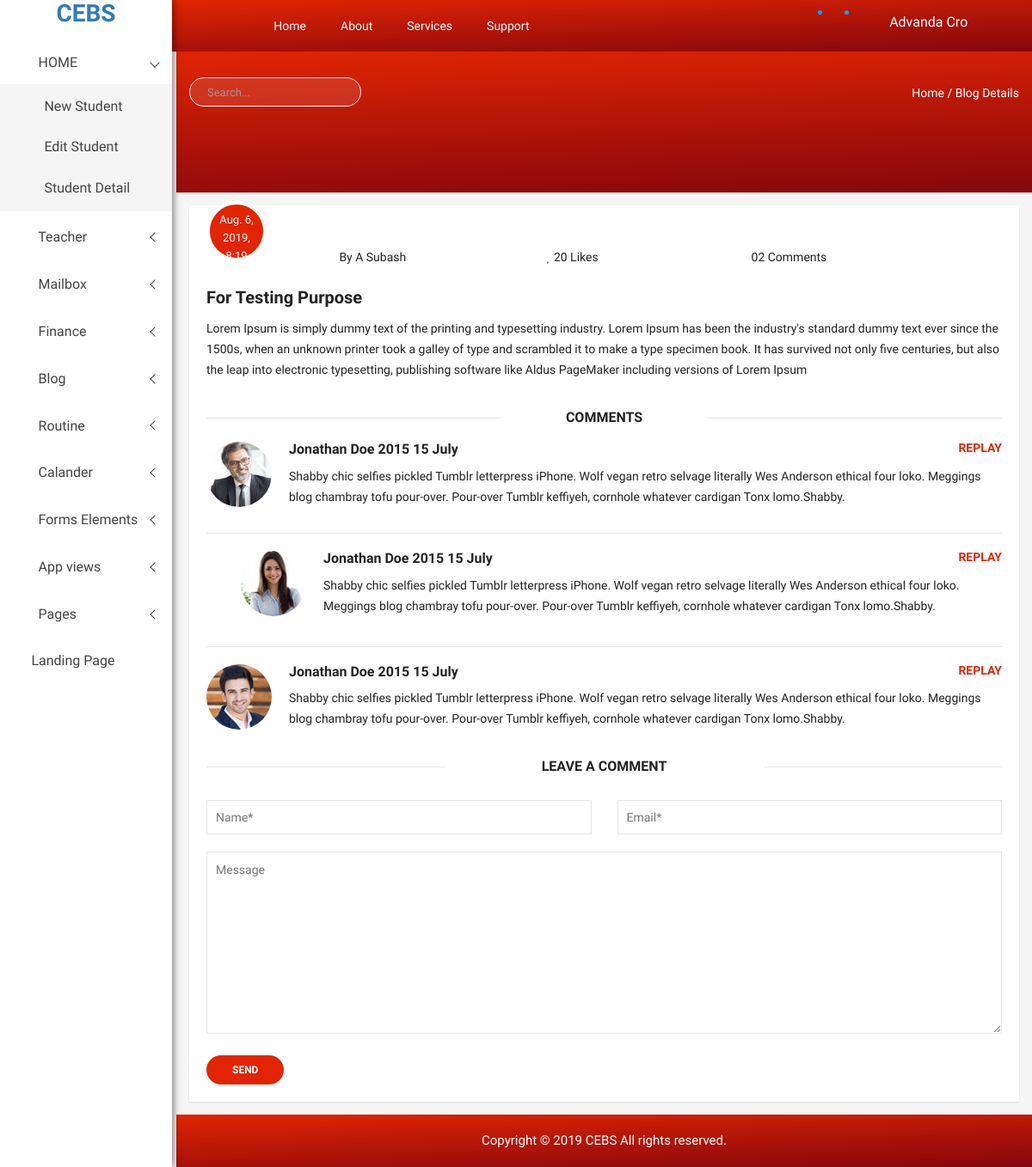
The page /blog/details/4 on the database its author committed.
### blog/models.py (models this page shows, shortened)
class Blog(models.Model):
    title = models.CharField(max_length=255)
    pub_date = models.DateTimeField(auto_now_add=True)
    image = models.ImageField(upload_to='images/')
    body = models.TextField()

### blog/views.py (the view)
# urls.py: path('details/<int:id>', views.details, name="blogdetails"),
def details(request, id):
    blogdetail = get_object_or_404(Blog, pk=id)
    return render(request, 'blog/details.html', {'blog': blogdetail})

### blog/templates/blog/details.html (shortened to what this page needs)
{% extends "cebsapp/basic.html"%}
{% block stitle%}Home{%endblock%}
{% block s1title%}Blog Details{%endblock%}
{% block body %}
 <div class="blog-details-area mg-tb-15">
            <div class="container-fluid">
                <div class="row">
                    <div class="col-lg-12 col-md-12 col-sm-12 col-xs-12">
                        <div class="blog-details-inner">
                            <div class="row">
                                <div class="col-lg-12 col-md-12 col-sm-12 col-xs-12">
                                    <div class="latest-blog-single blog-single-full-view">
                                        <div class="blog-image">
                                            <a href="#"><img src="{{blog.image.url}}" alt="" />
												</a>
                                            <div class="blog-date">
                                                <p ><span class="blog-day" style="font-size:13px">{{blog.pub_date}}</span></p>
                                            </div>
                                        </div>
                                        <div class="blog-details blog-sig-details">
                                            <div class="details-blog-dt blog-sig-details-dt">
                                                <span><a href="#"><i class="fa fa-user"></i> By A Subash</a></span>
                                                <span><a href="#"><i class="fa fa-heart"></i> 20 Likes</a></span>
                                                <span><a href="#"><i class="fa fa-comments-o"></i> 02 Comments</a></span>
                                            </div>
                                            <h1><a class="blog-ht" href="#">{{blog.title}}</a></h1>
                                            <p>{{blog.body|safe}}</p>
                                        </div>
                                    </div>
                                </div>
                            </div>
                            <div class="row">
                                <div class="col-lg-12 col-md-12 col-sm-12 col-xs-12">
                                    <div class="comment-head">
                                        <h3>Comments</h3>
                                    </div>
                                </div>
                            </div>
                            <div class="row">
                                <div class="col-lg-12 col-md-12 col-sm-12 col-xs-12">
                                    <div class="user-comment">
                                        <img src="img/contact/1.jpg" alt="" />
                                        <div class="comment-details">
                                            <h4>Jonathan Doe 2015 15 July <span class="comment-replay">Replay</span></h4>
                                            <p>Shabby chic selfies pickled Tumblr letterpress iPhone. Wolf vegan retro selvage literally Wes Anderson ethical four loko. Meggings blog chambray tofu pour-over. Pour-over Tumblr keffiyeh, cornhole whatever cardigan
                                                Tonx lomo.Shabby.</p>
                                        </div>
                                    </div>
                                </div>
                            </div>
                            <div class="row">
                                <div class="col-lg-12 col-md-12 col-sm-12 col-xs-12">
                                    <div class="user-comment admin-comment">
                                        <img src="img/contact/2.jpg" alt="" />
                                        <div class="comment-details">
                                            <h4>Jonathan Doe 2015 15 July <span class="comment-replay">Replay</span></h4>
                                            <p>Shabby chic selfies pickled Tumblr letterpress iPhone. Wolf vegan retro selvage literally Wes Anderson ethical four loko. Meggings blog chambray tofu pour-over. Pour-over Tumblr keffiyeh, cornhole whatever cardigan
                                                Tonx lomo.Shabby.</p>
                                        </div>
                                    </div>
                                </div>
                            </div>
                            <div class="row">
                                <div class="col-lg-12 col-md-12 col-sm-12 col-xs-12">
                                    <div class="user-comment user-coment2">
                                        <img src="img/contact/3.jpg" alt="" />
                                        <div class="comment-details">
                                            <h4>Jonathan Doe 2015 15 July <span class="comment-replay">Replay</span></h4>
                                            <p>Shabby chic selfies pickled Tumblr letterpress iPhone. Wolf vegan retro selvage literally Wes Anderson ethical four loko. Meggings blog chambray tofu pour-over. Pour-over Tumblr keffiyeh, cornhole whatever cardigan
                                                Tonx lomo.Shabby.</p>
                                        </div>
                                    </div>
                                </div>
                            </div>
                            <div class="row">
                                <div class="col-lg-12 col-md-12 col-sm-12 col-xs-12">
                                    <div class="lead-head">
                                        <h3>Leave A Comment</h3>
                                    </div>
                                </div>
                            </div>
                            <div class="row">
                                <div class="coment-area">
                                    <form action="#">
                                        <div class="col-lg-6 col-md-6 col-sm-6 col-xs-12 blog-res-mg-bt">
                                            <input class="responsive-mg-b-10" type="text" placeholder="Name*" />
                                        </div>
                                        <div class="col-lg-6 col-md-6 col-sm-6 col-xs-12">
                                            <input type="text" placeholder="Email*" />
                                        </div>
                                        <div class="col-lg-12 col-md-12 col-sm-12 col-xs-12">
                                            <textarea name="message" cols="30" rows="10" placeholder="Message"></textarea>
                                            <input type="submit" value="Send" />
                                        </div>
                                    </form>
                                </div>
                            </div>
                        </div>
                    </div>
                </div>
            </div>
        </div>
 {% endblock %}

### cebsapp/static/css/main.css (style rules this page uses)
html { color: #222; font-size: 1em; line-height: 1.4; }
audio, canvas, iframe, img, svg, video { vertical-align: middle; }
textarea { resize: vertical; }

### cebsapp/static/style.css (style rules this page uses)
html, body { height: 100%; font-family: 'Play', sans-serif;font-weight:400;background:#f5f5f5; }
img { max-width:100%;height:auto }
p { margin:0 0 15px; }
h1, h2, h3, h4, h5, h6 { margin: 0 0 10px; font-weight:700; }
.mg-tb-15 { margin:15px 0px; }
.product-sales-chart, .analytics-info-cs, .tranffic-als-inner, .analytics-rounded, .single-new-trend, .personal-info-wrap, .author-widgets-single, .calender-inner, .product-status-wrap, .review-tab-pro-inner, .income-dashone-total, .analytics-adminpro-wrap, .analytics-sparkle-line, .analysis-progrebar, .sparkline8-list, .sparkline9-list, .sparkline7-list, .sparkline10-list, .sparkline12-list, .sparkline13-list, .sparkline14-list, .sparkline13-list, .sparkline11-list, .x-editable-list, .code-editor-single, .blog-details-inner, .charts-single-pro, .about-sparkline, .sparkline-list, .button-ad-wrap, .tab-content-details, .sparkline16-list, .sparkline15-list, .tinymce-single { padding:20px; background:#fff; -webkit-box-shadow: 0px 1px 2px 0px rgba(0, 0, 0, 0.1); box-shadow: 0px 1px 2px 0px rgba(0, 0, 0, 0.1); }
.blog-image { position: relative; }
.blog-date { background: #e12503 none repeat scroll 0 0; border: 4px solid #fff; border-radius: 50%; bottom: -25px; color: #fff; height: 70px; left: 0; line-height: 15px; position: absolute; text-align: center; width: 70px; }
.blog-date p { font-weight: 400; margin: 0; padding: 7px 10px; font-size: 16px; display: block; line-height: 20px; }
.blog-date .blog-day { font-size: 14px; }
.details-blog-dt { margin-left: 60px; margin-bottom: 20px; }
.details-blog-dt a, .details-blog-dt a:hover, .details-blog-dt a:focus { color: #222; font-size: 14px; font-weight: 400; text-decoration: none; }
.blog-details a.blog-ht, .blog-details a.blog-ht:hover, .blog-details a.blog-ht:focus { font-size: 20px; font-weight: 700; color: #222; text-transform: capitalize; text-decoration: none; }
.blog-details p { color: #222; font-size: 14px; font-weight: 400; line-height: 24px; }
.comment-head h3::before, .lead-head h3:before { background: #e7e7e7 none repeat scroll 0 0; content: ""; height: 1px; left: 0; position: absolute; top: 50%; }
.comment-head h3::before, .comment-head h3::after { width: 37%; }
.comment-head h3::after, .lead-head h3:after { background: #e7e7e7 none repeat scroll 0 0; content: ""; height: 1px; right: 0; position: absolute; top: 50%; }
.user-comment { border-bottom: 1px solid #e7e7e7; padding-bottom: 15px; }
.user-comment img { float: left; margin-right: 20px; margin-bottom: 10px; border-radius: 50%; }
.comment-head h3 { margin: 20px 0; text-transform: uppercase; position: relative; text-align: center; }
.comment-head h3, .comment-details h4, .lead-head h3 { color: #222; font-size: 16px; font-weight: 700; }
.blog-sig-details-dt span { margin: 10px 80px 0; display: inline-block; }
.comment-details p { color: #222; font-size: 14px; font-weight: 400; line-height: 24px; }
.comment-replay { float: right; color: #e12503; font-size: 14px; text-transform: uppercase; }
.lead-head h3 { text-transform: uppercase; position: relative; text-align: center; }
.lead-head h3:before, .lead-head h3:after { width: 30%; }
.admin-comment { padding: 20px 0px; padding-left: 40px; }
.user-coment2 { border-bottom: none; padding: 20px 0px; }
.coment-area input[type="text"] { height: 40px; }
.coment-area input[type="text"], .coment-area textarea { width: 100%; border: 1px solid #e7e7e7; color: #000; font-size: 14px; font-weight: 400; padding: 0px 10px; outline: none; }
.coment-area input[type="submit"] { text-transform: uppercase; font-weight: 700; font-size: 12px; color: #fff; padding: 10px 30px; background: #e12503; border: none; border-radius: 30px; transition: all .4s ease 0s; }
.coment-area textarea { padding-top: 10px; }
.coment-area, .coment-area textarea { margin: 20px 0px; }

### rows shown on the page
Blog: pub_date "Aug. 6, 2019, 8:19 a.m.", title "For Testing Purpose", body "Lorem Ipsum is simply dummy text of the printing and typesetting industry. Lorem Ipsum has been the industry's standard dummy text ever since the 1500s, when an unknown printer took a galley of type and scrambled it to make a type specimen book. It has survived not only five centuries, but also the leap into electronic typesetting, publishing software like Aldus PageMaker including versions of Lorem Ipsum"
